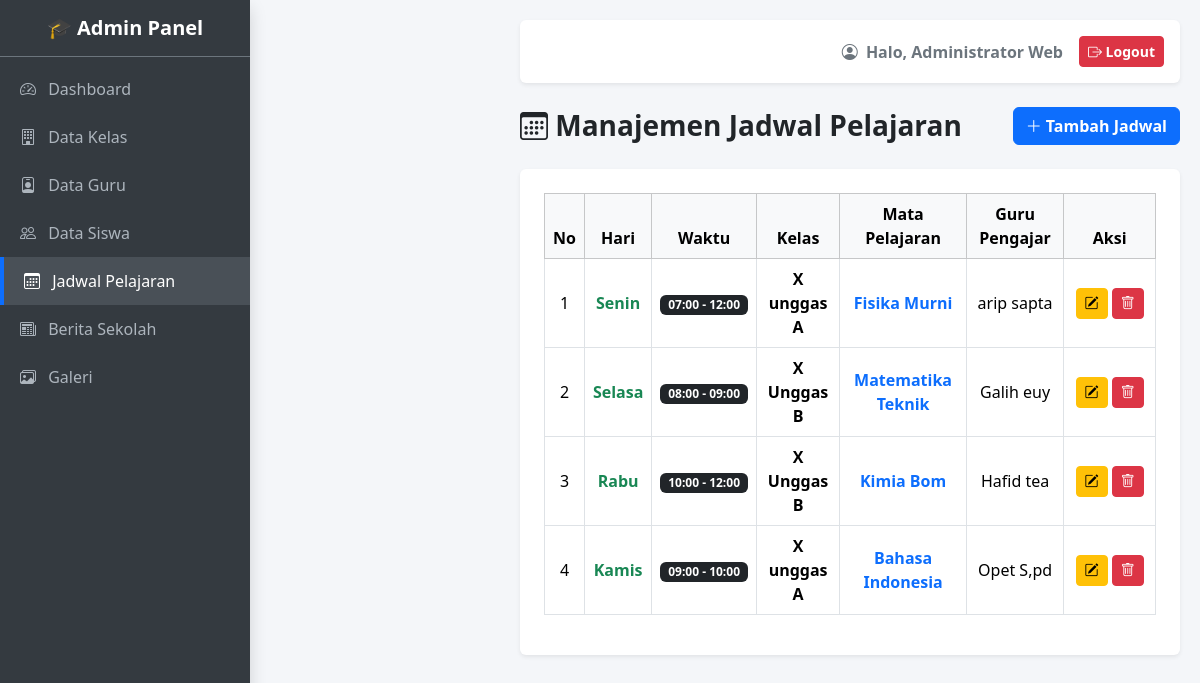
/admin/jadwal.php (signed in), run on the app's committed database.
### tables this page shows
CREATE TABLE `jadwal` (
  `id` int NOT NULL,
  `hari` varchar(20) NOT NULL,
  `jam_mulai` time NOT NULL,
  `jam_selesai` time NOT NULL,
  `id_kelas` int DEFAULT NULL,
  `id_guru` int DEFAULT NULL,
  `mapel` varchar(100) NOT NULL
);

CREATE TABLE `kelas` (
  `id` int NOT NULL,
  `nama_kelas` varchar(50) NOT NULL,
  `wali_kelas` varchar(100) NOT NULL
);

CREATE TABLE `guru` (
  `id` int NOT NULL,
  `nip` varchar(20) NOT NULL,
  `nama` varchar(100) NOT NULL,
  `mapel` varchar(100) NOT NULL,
  `foto` varchar(255) DEFAULT NULL
);

### admin/jadwal.php (the view, shortened to what this page needs)
<?php
include 'includes/header.php';
$query_kelas = mysqli_query($koneksi, "SELECT * FROM kelas ORDER BY nama_kelas ASC");
$list_kelas = [];
while ($row = mysqli_fetch_assoc($query_kelas)) {
    $list_kelas[] = $row;
}
$query_guru = mysqli_query($koneksi, "SELECT * FROM guru ORDER BY nama ASC");
$list_guru = [];
while ($row = mysqli_fetch_assoc($query_guru)) {
    $list_guru[] = $row;
}
?>
<div class="d-flex justify-content-between align-items-center mb-4">
    <h3 class="fw-bold mb-0 text-dark"><i class="bi bi-calendar3"></i> Manajemen Jadwal Pelajaran</h3>
    <?php if (count($list_kelas) > 0 && count($list_guru) > 0): ?>
        <button type="button" class="btn btn-primary fw-bold" data-bs-toggle="modal" data-bs-target="#modalTambah">
            <i class="bi bi-plus-lg"></i> Tambah Jadwal
        </button>
    <?php else: ?>
        <button type="button" class="btn btn-secondary fw-bold" disabled title="Pastikan Data Kelas & Guru sudah diisi!">
            <i class="bi bi-plus-lg"></i> Tambah Jadwal
        </button>
    <?php endif; ?>
</div>
<div class="card border-0 shadow-sm">
    <div class="card-body p-4">
        <div class="table-responsive">
            <table class="table table-hover table-bordered align-middle text-center">
                <thead class="table-light">
                    <tr>
                        <th width="5%">No</th>
                        <th>Hari</th>
                        <th>Waktu</th>
                        <th>Kelas</th>
                        <th>Mata Pelajaran</th>
                        <th>Guru Pengajar</th>
                        <th width="15%">Aksi</th>
                    </tr>
                </thead>
                <tbody>
                    <?php
                    $no = 1;
                    $sql_tampil = "SELECT jadwal.*, kelas.nama_kelas, guru.nama AS nama_guru
                                   FROM jadwal
                                   LEFT JOIN kelas ON jadwal.id_kelas = kelas.id
                                   LEFT JOIN guru ON jadwal.id_guru = guru.id
                                   ORDER BY FIELD(jadwal.hari, 'Senin', 'Selasa', 'Rabu', 'Kamis', 'Jumat', 'Sabtu'), jadwal.jam_mulai ASC";
                    $query_tampil = mysqli_query($koneksi, $sql_tampil);
                    if (mysqli_num_rows($query_tampil) > 0) {
                        while ($data = mysqli_fetch_array($query_tampil)) {
                    ?>
                    <tr>
                        <td><?= $no++; ?></td>
                        <td class="fw-bold text-success"><?= htmlspecialchars($data['hari']); ?></td>
                        <td>
                            <span class="badge bg-dark">
                                <?= date('H:i', strtotime($data['jam_mulai'])) ?> - <?= date('H:i', strtotime($data['jam_selesai'])) ?>
                            </span>
                        </td>
                        <td class="fw-bold">
                            <?= $data['nama_kelas'] ? htmlspecialchars($data['nama_kelas']) : '<span class="text-danger">Kelas Dihapus</span>'; ?>
                        </td>
                        <td class="fw-bold text-primary"><?= htmlspecialchars($data['mapel']); ?></td>
                        <td>
                            <?= $data['nama_guru'] ? htmlspecialchars($data['nama_guru']) : '<span class="text-danger">Guru Dihapus</span>'; ?>
                        </td>
                        <td>
                            <button class="btn btn-warning btn-sm" data-bs-toggle="modal" data-bs-target="#modalEdit<?= $data['id']; ?>">
                                <i class="bi bi-pencil-square"></i>
                            </button>
                            <a href="jadwal.php?hapus=<?= $data['id']; ?>" class="btn btn-danger btn-sm" onclick="return confirm('Yakin ingin menghapus jadwal ini?')">
                                <i class="bi bi-trash"></i>
                            </a>
                        </td>
                    </tr>
                    <?php
                        }
                    } else {
                    ?>
                        <tr>
                            <td colspan="7" class="text-center text-muted py-4">Belum ada jadwal yang ditambahkan.</td>
                        </tr>
                    <?php } ?>
                </tbody>
            </table>
        </div>
    </div>
</div>
<?php
include 'includes/footer.php';
?>

### admin/includes/header.php (style rules this page uses)
body { min-height: 100vh; display: flex; flex-direction: column; background-color: #f4f6f9; }

### data on the page
jadwal: hari "Senin", jam_mulai "07:00", jam_selesai "12:00", id_kelas.nama_kelas "X unggas A", mapel "Fisika Murni", id_guru.nama "arip sapta"
jadwal: hari "Selasa", jam_mulai "08:00", jam_selesai "09:00", id_kelas.nama_kelas "X Unggas B", mapel "Matematika Teknik", id_guru.nama "Galih euy"
jadwal: hari "Rabu", jam_mulai "10:00", jam_selesai "12:00", id_kelas.nama_kelas "X Unggas B", mapel "Kimia Bom", id_guru.nama "Hafid tea"
jadwal: hari "Kamis", jam_mulai "09:00", jam_selesai "10:00", id_kelas.nama_kelas "X unggas A", mapel "Bahasa Indonesia", id_guru.nama "Opet S,pd"

### other printed values
$_SESSION['nama_lengkap'] "Administrator Web"
